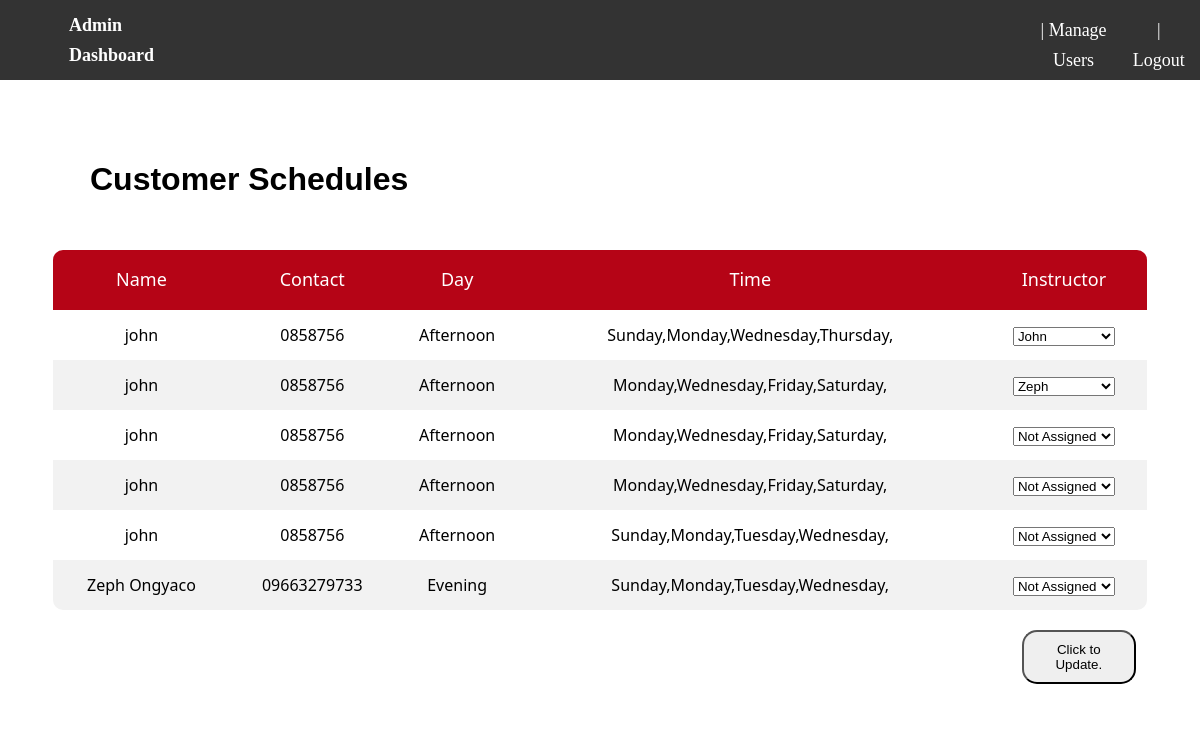
/admin.php (signed in), run on the app's committed database.
### tables this page shows
CREATE TABLE `schedule` (
  `id` int(100) NOT NULL,
  `contact` varchar(20) NOT NULL,
  `instructor` varchar(100) NOT NULL DEFAULT 'NotAssigned',
  `day` varchar(100) NOT NULL,
  `time` varchar(100) NOT NULL DEFAULT 'morning',
  `name` varchar(100) NOT NULL
);

### admin.php (the view, shortened to what this page needs)
<?php
include 'db/connection.php';
if ($_SESSION['admin_sid'] == session_id()) {
?>
	<!DOCTYPE html>
	<html lang="en">
	<head>
		<link rel="stylesheet" type="text/css" href="css\main.css">
	</head>
	<body class="admin-side">
		<nav class="user-nav">
			<h4 class="nav-title2">Admin Dashboard</h4>
			<a class="nav-link" href="usermanagement.php">| Manage Users</a>
			<a class="nav-link" href="logout.php">| Logout</a>
		</nav>
		<div class="admin-content">
			<div class="cont-title">
				<h1>Customer Schedules</h1>
			</div>
			<form class="formValidate" id="formValidate" method="post" action="db/instructor.php">
				<table>
					<thead>
						<tr class="table-head">
							<th>Name</th>
							<th>Contact</th>
							<th>Day</th>
							<th>Time</th>
							<th>Instructor</th>
						</tr>
					</thead>
					<tbody>
						<?php
						$sql = "SELECT * FROM schedule";
						$result = mysqli_query($con, $sql);
						while ($row = mysqli_fetch_array($result)) {
							echo "<tr>";
							echo '<td>' . $row['name'] . "</td>";
							echo '<td>' . $row['contact'] .  "</td>";
							echo '<td>' . $row['time'] . "</td>";
							echo '<td>' . $row['day'] . "</td>";
							$text1 = " ";
							$text2 = " ";
							$text3 = " ";
							$text4 = " ";
							$text5 = " ";
							switch ($row['instructor']) {
								case "NotAssigned":
									$text1 = 'selected';
									$text2 = " ";
									$text3 = " ";
									$text4 = " ";
									$text5 = " ";
									break;
								case "John":
									$text1 = '';
									$text2 = 'selected';
									$text3 = '';
									$text4 = '';
									$text5 = '';
									break;
								case "Zeph":
									$text1 = '';
									$text2 = '';
									$text3 = 'selected';
									$text4 = '';
									$text5 = '';
									break;
							}
							echo '<td><select name="' . $row['id']  . '_instructor">
								<option value="NotAssigned" ' . $text1 . '>Not Assigned</option>
								<option value="John" ' . $text2 . '>John</option>
								<option value="Zeph" ' . $text3 . '>Zeph</option>
								<option value="Shane" ' . $text4 . '>Shane</option>
								<option value="Raphael" ' . $text5 . '>Raphael</option> </select></td>';
							echo "</tr>";
						}
						?>
					</tbody>
				</table>
				<button class="upInstructor" type="submit" name="action">Click to Update.</button>
			</form>
		</div>
	</body>
	</html>
<?php
} else {
	if ($_SESSION['customer_sid'] == session_id()) {
		header("location:index.php");
	} else {
		header("location:login.php");
	}
}
?>

### css/main.css (style rules this page uses)
.admin-side { display: block; align-items: center; justify-content: center; margin: 0px; height: 100%; background-image: url("../images/admin-background.jpg"); background-repeat: no-repeat; background-size: cover; }
.user-nav { display: flex; background-color: rgba(0, 0, 0, 0.8); padding: 10px; font-size: large; font-family: "Urbanist"; text-decoration: none; color: black; }
.nav-title2 { margin: 0px; margin-right: 70%; margin-left: 5%; display: block; line-height: 30px; color: white; }
.admin-content { background: rgba(255, 255, 255, 0.5); margin: 20px 30px; padding: 10px 0px; border-radius: 10px; }
.cont-title { margin: 20px 30px; padding: 10px 30px; border-radius: 10px; background: white; height: 100%; width: 92%; font-family: Tahoma, sans-serif; }
table { border-spacing: 1; border-collapse: collapse; background: #fff; border-radius: 10px; overflow: hidden; width: 96%; margin: 0 auto; position: relative; margin-bottom: 20px; }
table tbody tr { height: 50px; }
.table-head { height: 60px; background: rgb(181, 4, 22); }
th { font-family: system-ui; font-size: 18px; color: #fff; line-height: 1.2; font-weight: unset; }
tr:nth-child(even) { background-color: #f2f2f2; }
td { text-align: center; font-family: system-ui; }
a { display: block; height: 30px; color: white; line-height: 30px; border: none; text-align: center; text-decoration: none; margin: 5px; }
.upInstructor { padding: 10px; width: 10%; border-radius: 15px; margin-left: 87%; margin-bottom: 10px; }

### data on the page
schedule: name "john", contact "0858756", time "Afternoon", day "Sunday,Monday,Wednesday,Thursday,", id "John"
schedule: name "john", contact "0858756", time "Afternoon", day "Monday,Wednesday,Friday,Saturday,", id "Zeph"
schedule: name "john", contact "0858756", time "Afternoon", day "Monday,Wednesday,Friday,Saturday,", id "Not Assigned"
schedule: name "john", contact "0858756", time "Afternoon", day "Monday,Wednesday,Friday,Saturday,", id "Not Assigned"
schedule: name "john", contact "0858756", time "Afternoon", day "Sunday,Monday,Tuesday,Wednesday,", id "Not Assigned"
schedule: name "Zeph Ongyaco", contact "09663279733", time "Evening", day "Sunday,Monday,Tuesday,Wednesday,", id "Not Assigned"
